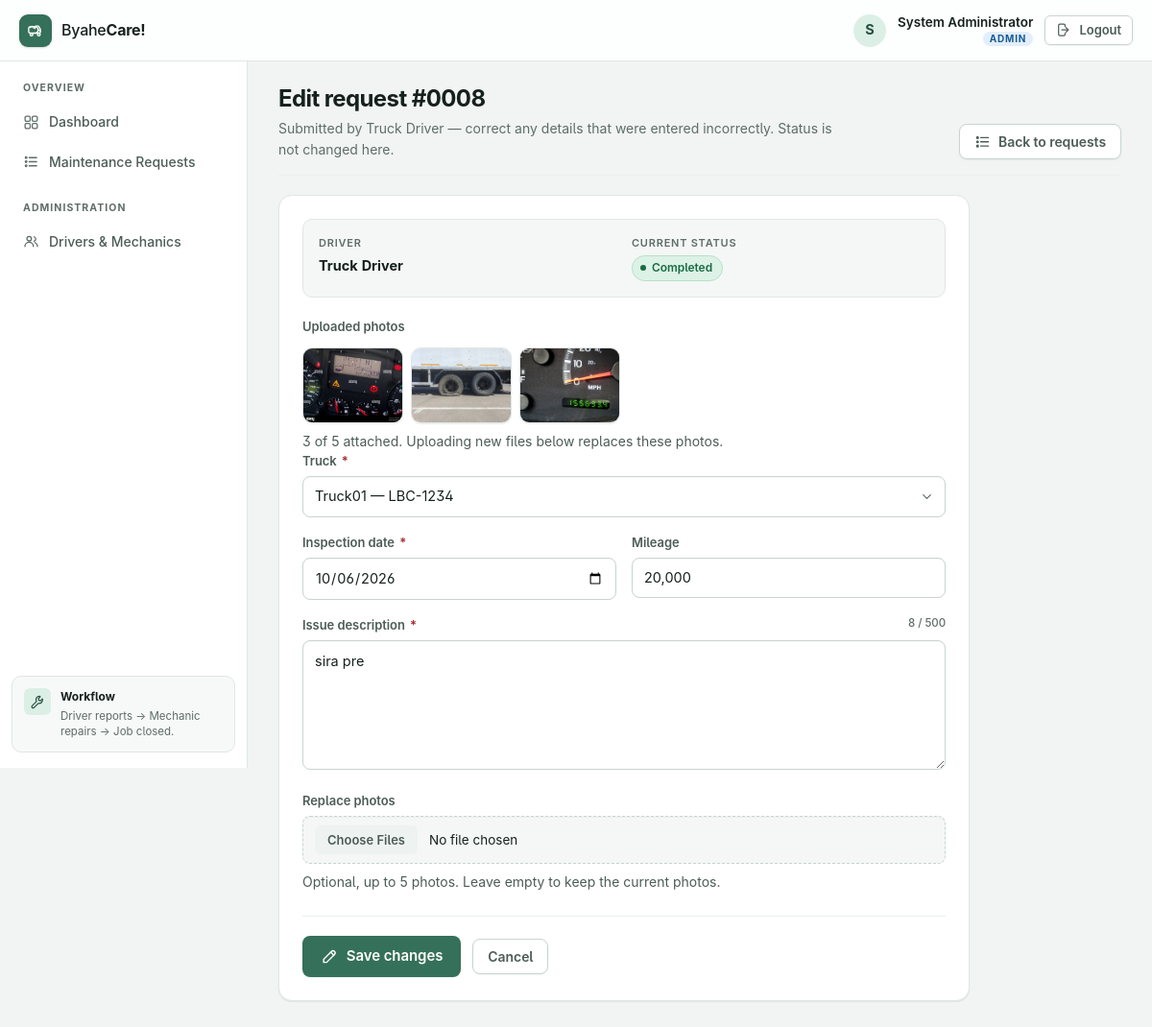
/admin/request/8/edit (signed in), run on an earlier commit of the app's database.
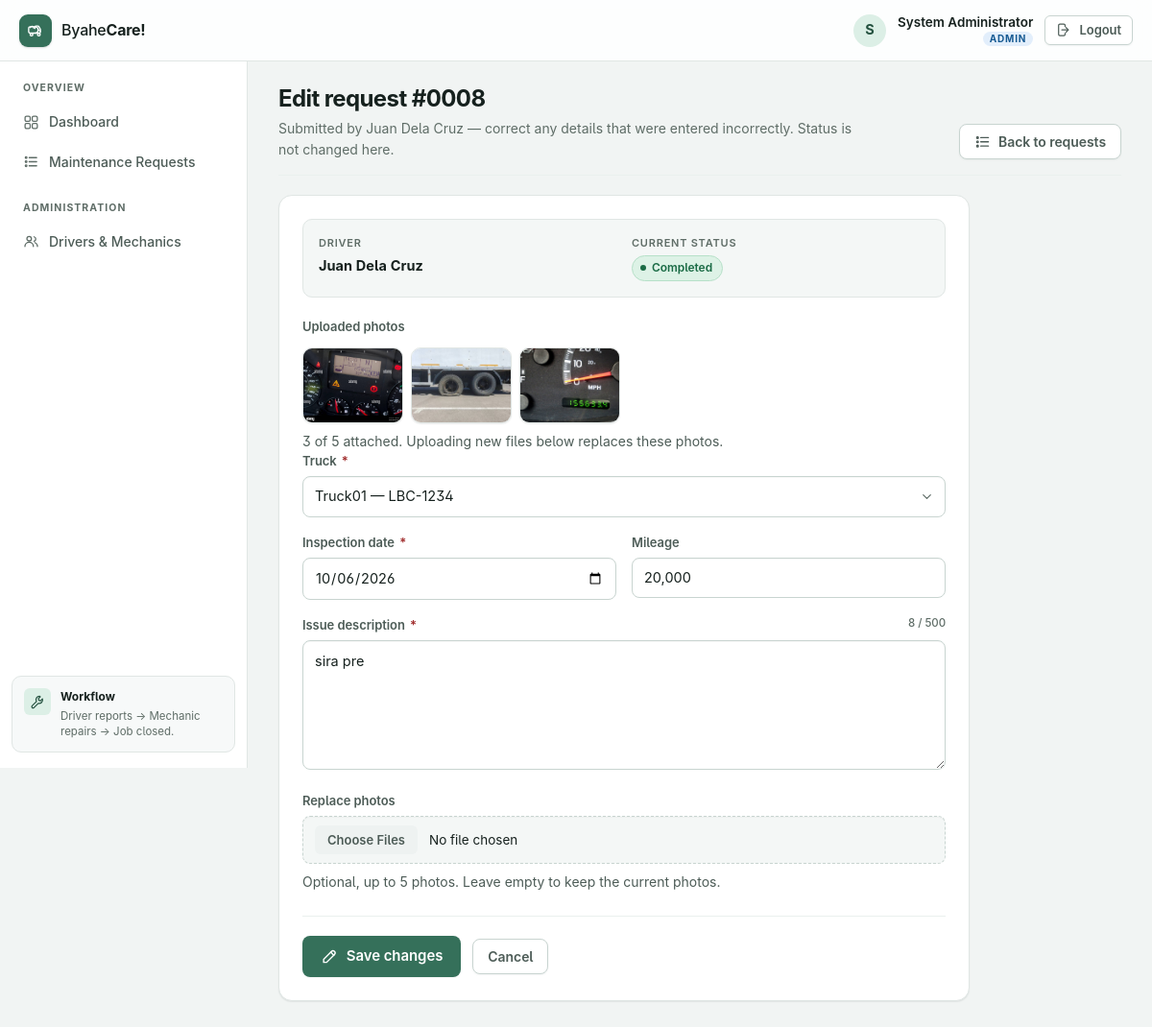
And on a later commit of the database.
### tables this page shows
CREATE TABLE users (
            id INTEGER PRIMARY KEY AUTOINCREMENT,
            username TEXT UNIQUE NOT NULL,
            password TEXT NOT NULL,
            name TEXT NOT NULL,
            role TEXT NOT NULL
        );

### app.py (the view, shortened to what this page needs)
@app.route("/admin/request/<int:request_id>/edit", methods=["GET", "POST"])
def edit_request(request_id):
    if "user_id" not in session:
        return redirect(url_for("login"))
    if session["role"] != "admin":
        flash("Only administrators can edit requests.", "error")
        return redirect(url_for("requests"))
    conn = get_db()
    item = conn.execute(
        "SELECT * FROM inspection_requests WHERE id = ?",
        (request_id,)
    ).fetchone()
    if not item:
        conn.close()
        flash("Request not found.", "error")
        return redirect(url_for("requests"))
    trucks = conn.execute(
        "SELECT * FROM trucks ORDER BY truck_number"
    ).fetchall()
    driver = conn.execute(
        "SELECT name FROM users WHERE id = ?",
        (item["driver_id"],)
    ).fetchone()
    photos = get_photos(conn, request_id)
    conn.close()
    return render_template(
        "request_edit.html",
        item=item,
        trucks=trucks,
        photos=photos,
        max_photos=MAX_PHOTOS,
        driver_name=driver["name"] if driver else "Unknown"
    )

### app.py (called while the page is built)
def get_db():
    conn = sqlite3.connect(DATABASE)
    conn.row_factory = sqlite3.Row
    return conn

def get_photos(conn, request_id):
    rows = conn.execute("""
        SELECT filename FROM request_photos
        WHERE request_id = ?
        ORDER BY position, id
    """, (request_id,)).fetchall()
    return [row["filename"] for row in rows]

### templates/request_edit.html (shortened to what this page needs)
{% extends "base.html" %}
{% block page_title %}Edit request #{{ '%04d'|format(item['id']) }}{% endblock %}
{% block page_subtitle %}
    Submitted by {{ driver_name }} — correct any details that were entered
    incorrectly. Status is not changed here.
{% endblock %}
{% block page_actions %}
    <a class="btn btn--ghost" href="{{ url_for('requests') }}">
        <svg class="icon" aria-hidden="true"><use href="#i-list"></use></svg>
            Back to requests
    </a>
{% endblock %}
{% block content %}
<div class="panel u-narrow">
    <div class="truck-strip">
        <div class="truck-strip__cell">
            <span>Driver</span>
            <strong>{{ driver_name }}</strong>
        </div>
        <div class="truck-strip__cell">
            <span>Current status</span>
            <strong>
                <span class="status status--{{ item['status']|lower|replace(' ', '-') }}">
                    {{ item['status'] }}
                </span>
            </strong>
        </div>
    </div>
    {% if photos %}
        <div class="field">
            <label>Uploaded photos</label>
            <div class="preview preview--grid is-visible">
                {% for photo in photos %}
                    <img src="{{ url_for('static', filename='uploads/' + photo) }}"
                         alt="Photo {{ loop.index }} attached to this request">
                {% endfor %}
            </div>
            <p class="hint">
                {{ photos|length }} of {{ max_photos }} attached.
                Uploading new files below replaces {{ 'this photo' if photos|length == 1 else 'these photos' }}.
            </p>
        </div>
    {% endif %}
    <form method="POST" enctype="multipart/form-data">
        <div class="field">
            <label for="truck_id">Truck <span class="req" aria-hidden="true">*</span></label>
            <select id="truck_id" name="truck_id" required>
                {% for t in trucks %}
                    <option value="{{ t['id'] }}"
                        {{ 'selected' if t['id'] == item['truck_id'] }}>
                        {{ t['truck_number'] }} — {{ t['plate_number'] }}
                    </option>
                {% endfor %}
            </select>
        </div>
        <div class="field-row">
            <div class="field">
                <label for="date">Inspection date <span class="req" aria-hidden="true">*</span></label>
                <input id="date" type="date" name="date"
                       value="{{ item['date'] }}" required>
            </div>
            <div class="field">
                <label for="mileage">Mileage</label>
                <input id="mileage" type="text" name="mileage"
                       value="{{ item['mileage'] or '' }}"
                       placeholder="e.g. 45,000 km">
            </div>
        </div>
        <div class="field">
            <label for="issue">Issue description <span class="req" aria-hidden="true">*</span></label>
            <textarea id="issue" name="issue" rows="5" data-counter
                      required>{{ item['issue'] }}</textarea>
        </div>
        <div class="field">
            <label for="photos">{{ 'Replace photo' if photos|length == 1 else 'Replace photos' }}</label>
            <input id="photos" type="file" name="photos" accept="image/*"
                   multiple data-preview="{{ max_photos }}">
            <p class="hint">
                Optional, up to {{ max_photos }} photos.
                {% if photos %}
                    Leave empty to keep the {{ 'current photo' if photos|length == 1 else 'current photos' }}.
                {% else %}
                    No photos are attached yet.
                {% endif %}
            </p>
        </div>
        <div class="form-actions">
            <button class="btn btn--primary" type="submit" data-busy-label="Saving…">
                <svg class="icon" aria-hidden="true"><use href="#i-pencil"></use></svg>
                Save changes
            </button>
            <a class="btn btn--ghost" href="{{ url_for('requests') }}">Cancel</a>
        </div>
    </form>
</div>
{% endblock %}

What changed in the data, as far as the page shows it:
changed users: name "Truck Driver" → "Juan Dela Cruz"
